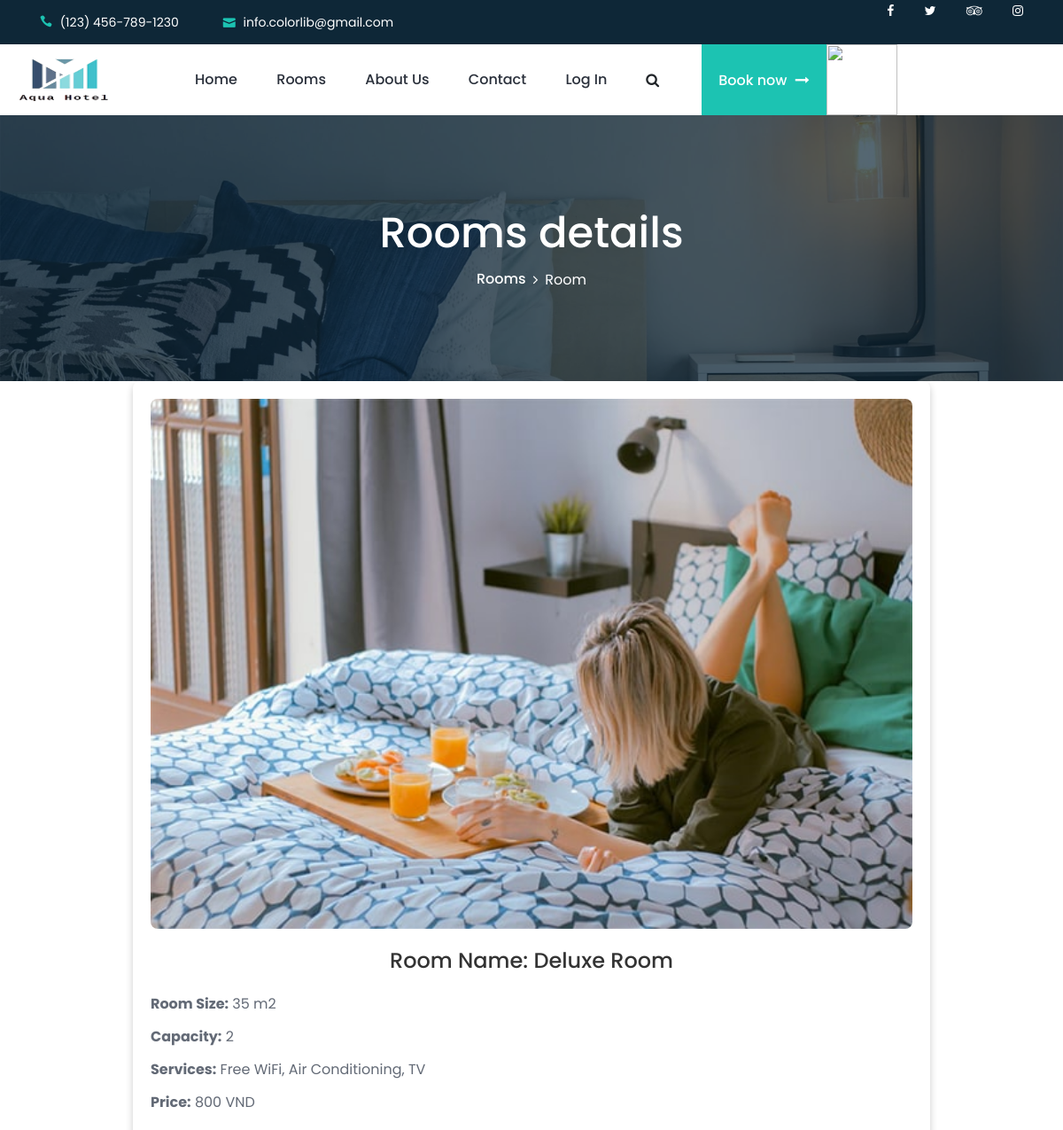
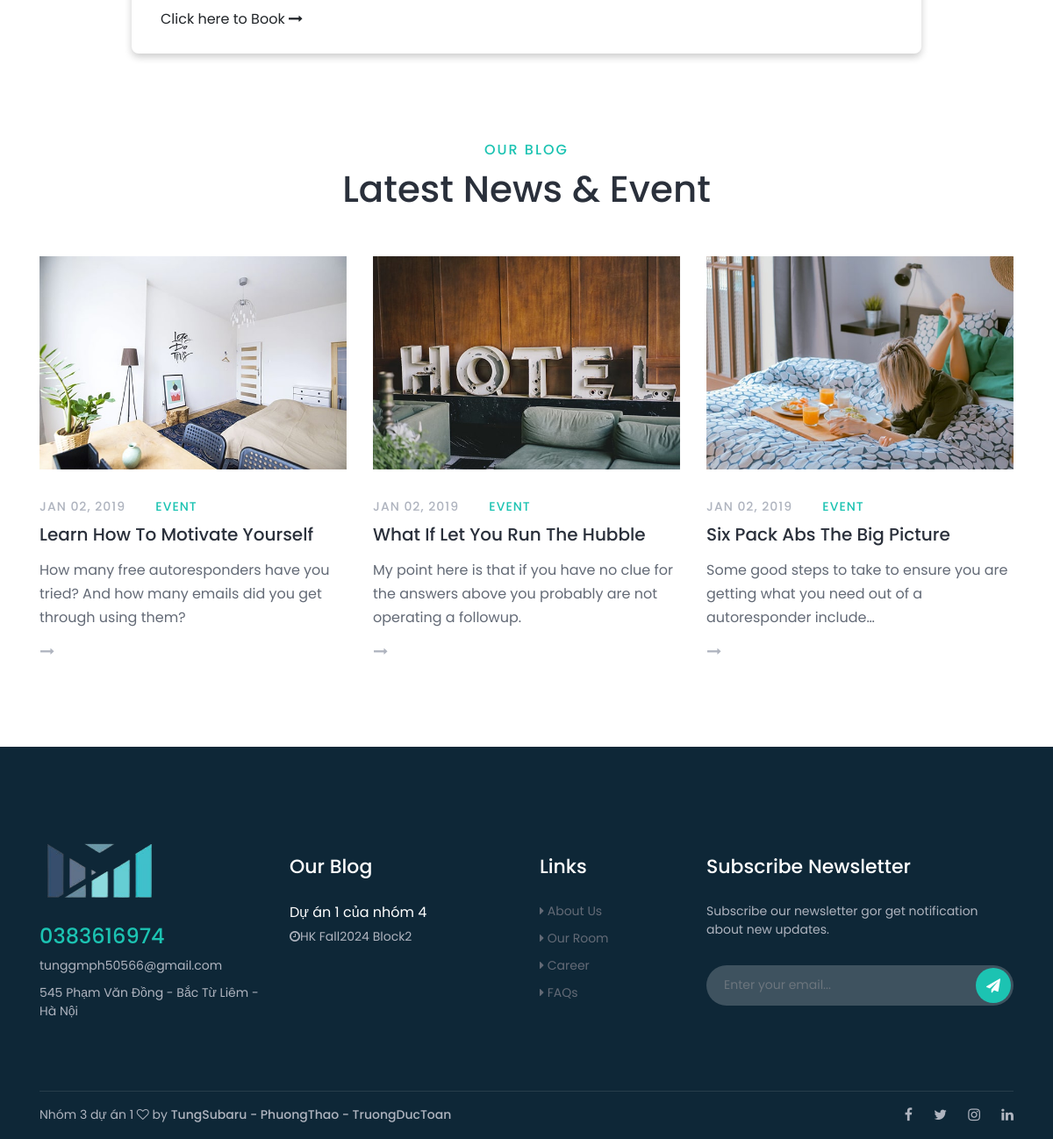
The page /room_detail.php?roomid=1 on the database its author committed (2 pictures, top to bottom).
### tables this page shows
CREATE TABLE `room` (
  `room_id` int(11) NOT NULL,
  `room_name` varchar(100) NOT NULL,
  `room_price` decimal(10,2) NOT NULL,
  `room_size` varchar(50) DEFAULT NULL,
  `room_capacity` int(11) DEFAULT NULL,
  `room_services` varchar(255) DEFAULT NULL
);

### room_detail.php (the view, shortened to what this page needs)
<head>
    <link rel="stylesheet" href="style.css">
</head>
<?php
$conn = new mysqli("localhost", "root", "", "hotel");
$rid = intval($_GET['roomid']);
$stmt = $conn->prepare("SELECT * FROM room WHERE room_id = ?");
$stmt->bind_param("i", $rid);
$stmt->execute();
$result = $stmt->get_result();
if ($result->num_rows > 0) {
    $row = $result->fetch_assoc();
    $rname = htmlspecialchars($row['room_name']);
    $rsize = htmlspecialchars($row['room_size']);
    $rcapacity = htmlspecialchars($row['room_capacity']);
    $rservice = htmlspecialchars($row['room_services']);
    $rprice = htmlspecialchars($row['room_price']);
} else {
    die("Room not found.");
}
?>
<!DOCTYPE html>
<html lang="en">
<head>
    <link rel="stylesheet" href="style.css">
</head>
<body>
<?php
        if(isset($_SESSION['type']))
        {
            if($_SESSION['type']==0)
            {
                include "header_admin.php";
            }
            else{
                include "header.php";
            }
        }
        else
        {
            include "header.php";
        }
    ?>
    <div class="breadcrumb-area bg-img bg-overlay jarallax" style="background-image: url(img/bg-img/16.jpg);">
        <div class="container h-100">
            <div class="row h-100 align-items-center">
                <div class="col-12">
                    <div class="breadcrumb-content text-center">
                        <h2 class="page-title">Rooms details</h2>
                        <nav aria-label="breadcrumb">
                            <ol class="breadcrumb justify-content-center">
                                <li class="breadcrumb-item"><a href="room.php">Rooms</a></li>
                                <li class="breadcrumb-item active" aria-current="page">Room</li>
                            </ol>
                        </nav>
                    </div>
                </div>
            </div>
        </div>
    </div>
        <div class="container" style="margin: 0 auto; max-width: 900px; background-color: #fff; border-radius: 8px; box-shadow: 0 4px 8px rgba(0, 0, 0, 0.2); padding: 20px;">
            <div class="room-info">
                <div class="room-thumbnail" style="margin-bottom: 20px; text-align: center;">
                    <img src="rooms/<?php echo $rid; ?>.jpg" alt="Room Image" style="width:100%; height:auto; border-radius: 8px;">
                </div>
                <h3 style="font-size: 24px; text-align: center; color: #333; margin-bottom: 20px;">Room Name: <?php echo $rname; ?></h3>
                <p style="font-size: 16px; margin-bottom: 10px;"><strong>Room Size:</strong> <?php echo $rsize; ?></p>
                <p style="font-size: 16px; margin-bottom: 10px;"><strong>Capacity:</strong> <?php echo $rcapacity; ?></p>
                <p style="font-size: 16px; margin-bottom: 10px;"><strong>Services:</strong> <?php echo $rservice; ?></p>
                <p style="font-size: 16px; margin-bottom: 20px;"><strong>Price:</strong> <?php echo number_format($rprice, 0, ',', '.'); ?> VND</p>
                <a href="booknow.php?roomid='.$row['room_id'].'&userid='.$_SESSION['uid'].'" class="btn view-detail-btn">Click here to Book <i class="fa fa-long-arrow-right" aria-hidden="true"></i></a>
            </div>
        </div>
 <section class="roberto-blog-area section-padding-100-0">
        <div class="container">
            <div class="row">
                <div class="col-12">
                    <div class="section-heading text-center wow fadeInUp" data-wow-delay="100ms">
                        <h6>Our Blog</h6>
                        <h2>Latest News &amp; Event</h2>
                    </div>
                </div>
            </div>
            <div class="row">
                <div class="col-12 col-md-6 col-lg-4">
                    <div class="single-post-area mb-100 wow fadeInUp" data-wow-delay="300ms">
                        <a href="#" class="post-thumbnail"><img src="img/bg-img/2.jpg" alt=""></a>
                        <div class="post-meta">
                            <a href="#" class="post-date">Jan 02, 2019</a>
                            <a href="#" class="post-catagory">Event</a>
                        </div>
                        <a href="#" class="post-title">Learn How To Motivate Yourself</a>
                        <p>How many free autoresponders have you tried? And how many emails did you get through using them?</p>
                        <a href="index.php" class="btn continue-btn"><i class="fa fa-long-arrow-right" aria-hidden="true"></i></a>
                    </div>
                </div>
                <div class="col-12 col-md-6 col-lg-4">
                    <div class="single-post-area mb-100 wow fadeInUp" data-wow-delay="500ms">
                        <a href="#" class="post-thumbnail"><img src="img/bg-img/3.jpg" alt=""></a>
                        <div class="post-meta">
                            <a href="#" class="post-date">Jan 02, 2019</a>
                            <a href="#" class="post-catagory">Event</a>
                        </div>
                        <a href="#" class="post-title">What If Let You Run The Hubble</a>
                        <p>My point here is that if you have no clue for the answers above you probably are not operating a followup.</p>
                        <a href="index.php" class="btn continue-btn"><i class="fa fa-long-arrow-right" aria-hidden="true"></i></a>
                    </div>
                </div>
                <div class="col-12 col-md-6 col-lg-4">
                    <div class="single-post-area mb-100 wow fadeInUp" data-wow-delay="700ms">
                        <a href="#" class="post-thumbnail"><img src="img/bg-img/4.jpg" alt=""></a>
                        <div class="post-meta">
                            <a href="#" class="post-date">Jan 02, 2019</a>
                            <a href="#" class="post-catagory">Event</a>
                        </div>
                        <a href="#" class="post-title">Six Pack Abs The Big Picture</a>
                        <p>Some good steps to take to ensure you are getting what you need out of a autoresponder include…</p>
                        <a href="index.php" class="btn continue-btn"><i class="fa fa-long-arrow-right" aria-hidden="true"></i></a>
                    </div>
                </div>
            </div>
        </div>
    </section>
    <?php include "footer.php"; ?>
</body>
</html>

### style.css (style rules this page uses)
* { margin: 0; padding: 0; }
body { font-family: "Poppins", sans-serif; font-weight: 400; font-size: 16px; position: relative; z-index: auto; }
h1, h2, h3, h4, h5, h6 { font-family: "Poppins", sans-serif; color: #2a303b; line-height: 1.3; font-weight: 500; }
a, a:active, a:focus, a:hover { color: #2a303b; text-decoration: none; -webkit-transition-duration: 500ms; -o-transition-duration: 500ms; transition-duration: 500ms; outline: none; font-weight: 500; }
li { list-style: none; }
p { line-height: 1.7; color: #636a76; font-size: 16px; font-weight: 400; }
img { max-width: 100%; height: auto; }
.bg-overlay { position: relative; z-index: 1; }
.bg-overlay::after { position: absolute; content: ""; height: 100%; width: 100%; top: 0; left: 0; z-index: -1; background-color: rgba(14, 39, 55, 0.7); }
.bg-img { background-position: center center !important; background-size: cover !important; background-repeat: no-repeat !important; }
.jarallax { position: relative; z-index: 0; }
.mb-100 { margin-bottom: 100px; }
.section-padding-100-0 { padding-top: 100px; padding-bottom: 0; }
.section-heading { position: relative; z-index: 1; margin-bottom: 50px; }
.section-heading h6 { text-transform: uppercase; color: #1cc3b2; letter-spacing: 2px; display: block; margin-bottom: 10px; }
.section-heading h2 { font-size: 42px; text-transform: capitalize; margin-bottom: 0; display: block; line-height: 1.2; }
.continue-btn { padding: 0; line-height: 1; color: #afb4bf; font-size: 16px; text-transform: capitalize; text-decoration: underline; font-weight: 500; }
.breadcrumb-area { position: relative; z-index: 1; height: 300px; }
.breadcrumb-area .page-title { color: #ffffff; font-size: 48px; }
.breadcrumb-content { position: relative; z-index: 1; }
.breadcrumb-content .breadcrumb { padding: 0; background-color: transparent; margin-bottom: 0; }
.breadcrumb-content .breadcrumb .breadcrumb-item { color: #ffffff; }
.breadcrumb-content .breadcrumb .breadcrumb-item a { color: #ffffff; }
.breadcrumb-content .breadcrumb .breadcrumb-item + .breadcrumb-item::before { content: '\f105'; font-family: "FontAwesome"; color: #ffffff; }
.single-post-area { position: relative; z-index: 1; -webkit-transition-duration: 500ms; -o-transition-duration: 500ms; transition-duration: 500ms; }
.single-post-area .post-thumbnail { display: block; margin-bottom: 30px; }
.single-post-area .post-meta { position: relative; z-index: 1; margin-bottom: 8px; }
.single-post-area .post-meta a { position: relative; z-index: 1; font-size: 14px; color: #afb4bf; display: inline-block; margin-right: 30px; text-transform: uppercase; letter-spacing: 1px; }
.single-post-area .post-meta a:last-child { margin-right: 0; color: #1cc3b2; }
.single-post-area .post-title { font-size: 20px; line-height: 1.2; display: block; margin-bottom: 15px; }
.single-post-area p { margin-bottom: 15px; }

### css/default-assets/classy-nav.css (style rules this page uses)
.justify-content-center { -webkit-box-pack: center; -ms-flex-pack: center; justify-content: center; }

### rows shown on the page
room: room_name "Deluxe Room", room_size "35 m2", room_capacity "2", room_services "Free WiFi, Air Conditioning, TV", room_price "800"
